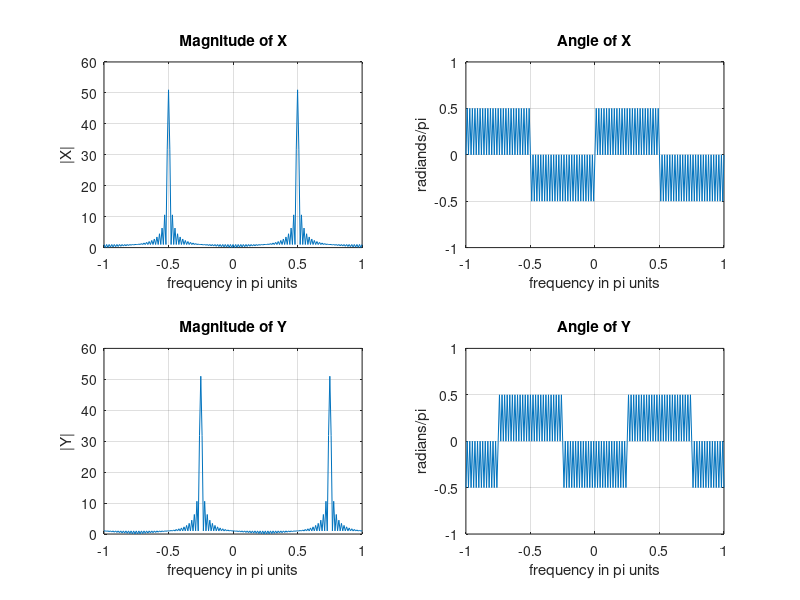

This chart was generated by the following MATLAB code:
% Sinadhan, Mark Jonathan P.
% Frequency Shift Property

% Creating time domain signals
n = 0:100;
x = cos(pi*n/2);
y = exp(1i*pi*n/4).*x;   % signal(x) multiplied 

% Freq domain 
k = -100:100; 
w = (pi/100)*k;

% Constants
exponential_term = (exp(-1i*pi/100)).^(n'*k);

% DTFT
X = x * exponential_term;
Y = y * exponential_term;

% Plots
subplot(2,2,1); 
plot(w/pi,abs(X)); 
grid; 
axis([-1,1,0,60])
xlabel('frequency in pi units'); ylabel('|X|')
title('Magnitude of X')

subplot(2,2,2); plot(w/pi,angle(X)/pi); 
grid; 
axis([-1,1,-1,1])
xlabel('frequency in pi units'); 
ylabel('radiands/pi')
title('Angle of X')

subplot(2,2,3); 
plot(w/pi,abs(Y)); 
grid; 
axis([-1,1,0,60])
xlabel('frequency in pi units'); 
ylabel('|Y|')
title('Magnitude of Y')

subplot(2,2,4); 
plot(w/pi,angle(Y)/pi); 
grid; 
axis([-1,1,-1,1])
xlabel('frequency in pi units'); 
ylabel('radians/pi')
title('Angle of Y')
